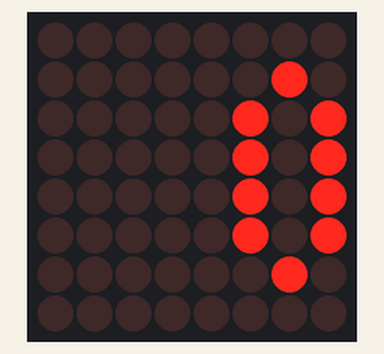
Simulated run of this sketch. Board: Arduino Uno, built with avr-gcc and run on an emulated ATmega328P. Shown: 8×8 LED matrix.

Above: at 0.1 s.

The sketch:

snapshot-jan19a.ino
```cpp
// Snapshot Jan19a

#include <Wire.h>
#include <Adafruit_GFX.h>
#include <Adafruit_LEDBackpack.h>

#include "amrled.h"

Adafruit_8x8matrix matrix = Adafruit_8x8matrix();

void drawGlyph(const byte* glyph) {
  matrix.clear();

  for (int row = 0; row < 8; ++row) {
    for (int col = 0; col < 8; ++col) {
      if (bitRead(glyph[row], 7 - col) == 1) {
        matrix.drawPixel(col, row, LED_ON);
      }
    }
  }

  matrix.writeDisplay();
}

void setup() {
  matrix.begin(0x70);
}

void loop() {
  drawGlyph(char0);
  delay(1000);
}
```

amrled.h
```cpp
#ifndef AMRLED_H
#define AMRLED_H

#include <Arduino.h>

const byte char0[] PROGMEM = {
  0b000,
  0b010,
  0b101,
  0b101,
  0b101,
  0b101,
  0b010,
  0b000
};

const byte char1[] PROGMEM = {
  0b000,
  0b010,
  0b110,
  0b010,
  0b010,
  0b010,
  0b111,
  0b000
};

const byte char2[] PROGMEM = {
  0b000,
  0b010,
  0b101,
  0b001,
  0b010,
  0b100,
  0b111,
  0b000
};

const byte char3[] PROGMEM = {
  0b000,
  0b110,
  0b001,
  0b010,
  0b001,
  0b101,
  0b010,
  0b000
};

const byte char4[] PROGMEM = {
  0b000,
  0b001,
  0b011,
  0b101,
  0b111,
  0b001,
  0b001,
  0b000
};

const byte char5[] PROGMEM = {
  0b000,
  0b111,
  0b100,
  0b110,
  0b001,
  0b101,
  0b010,
  0b000
};

const byte char6[] PROGMEM = {
  0b000,
  0b011,
  0b100,
  0b110,
  0b101,
  0b101,
  0b010,
  0b000
};

const byte char7[] PROGMEM = {
  0b000,
  0b111,
  0b001,
  0b001,
  0b010,
  0b100,
  0b100,
  0b000
};

const byte char8[] PROGMEM = {
  0b000,
  0b010,
  0b101,
  0b010,
  0b101,
  0b101,
  0b010,
  0b000
};

const byte char9[] PROGMEM = {
  0b000,
  0b010,
  0b101,
  0b101,
  0b011,
  0b001,
  0b110,
};

#endif
```
